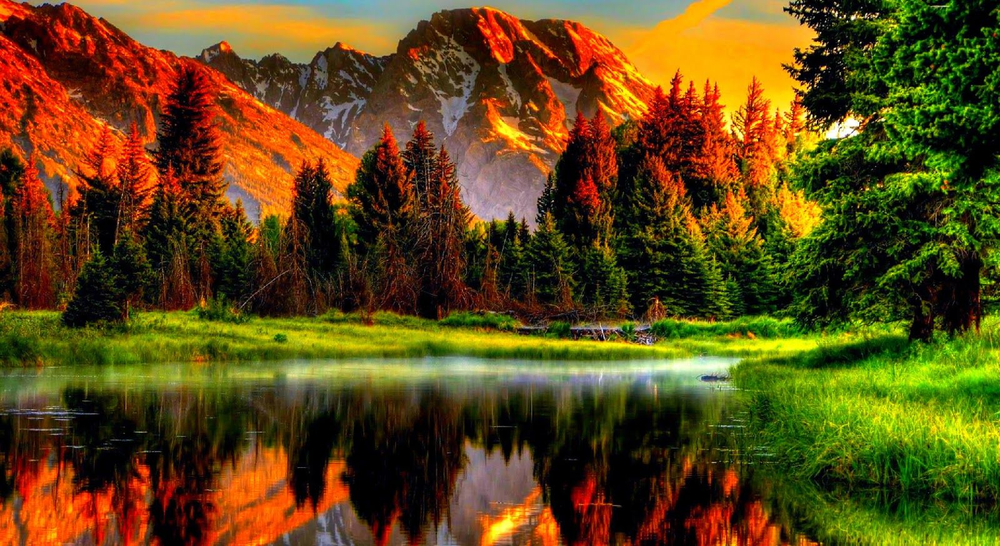
#> input picture Image exploration/scenery.png, 1000 x 546 px, shrunk from 1600 x 873 before the run
$ python Imagechannels.py
#> lines starting #> are read from the running program, lines starting #| are printed output that depends on the picture; long printed decimals are rounded
import numpy as np
from skimage.io import imread, imsave
import matplotlib.pyplot as plt
from skimage.util import img_as_ubyte
from skimage import color

# Load the image information into a numpy nd-array
image = imread('scenery.png')
#> image is the input picture: shape (546, 1000, 3); mean R, G, B 95.1, 72.5, 23.2

# Print the number of pixels in the given image
height, width, _ = image.shape
#> height = 546; width = 1000
num_pixels = height * width
#> num_pixels = 546000
print("Number of pixels:", num_pixels)
#| Number of pixels: 546000

# Separate the image into red, green, and blue channels
red_channel = image[:, :, 0]
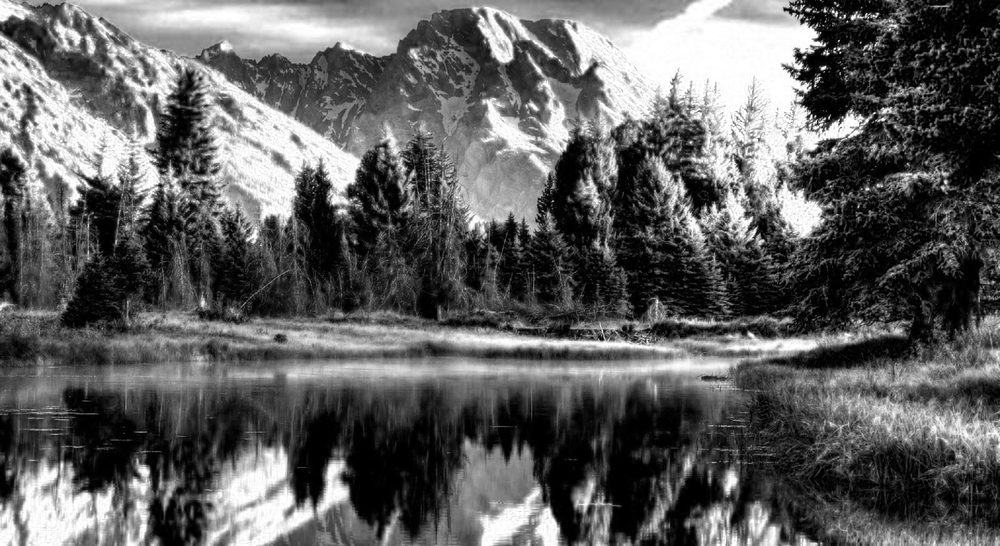
#> red_channel: shape (546, 1000); min 0, max 255, mean 95.1
green_channel = image[:, :, 1]
blue_channel = image[:, :, 2]

# Create a new image with only the red channel
red_image = np.zeros_like(image)
red_image[:, :, 0] = image[:, :, 0]
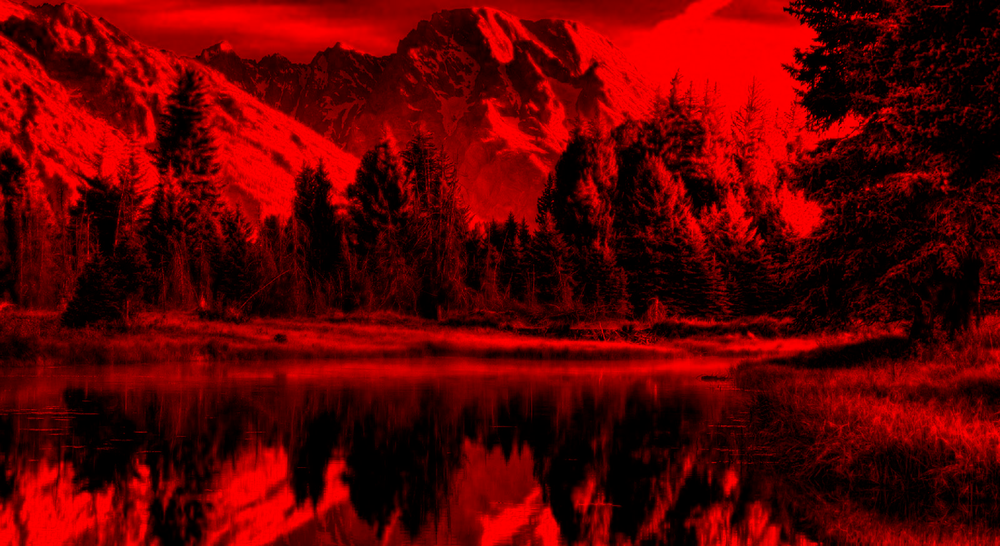
#> red_image: shape (546, 1000, 3); mean R, G, B 95.1, 0, 0

# Create a new image with only the green channel
green_image = np.zeros_like(image)
green_image[:, :, 1] = image[:, :, 1]
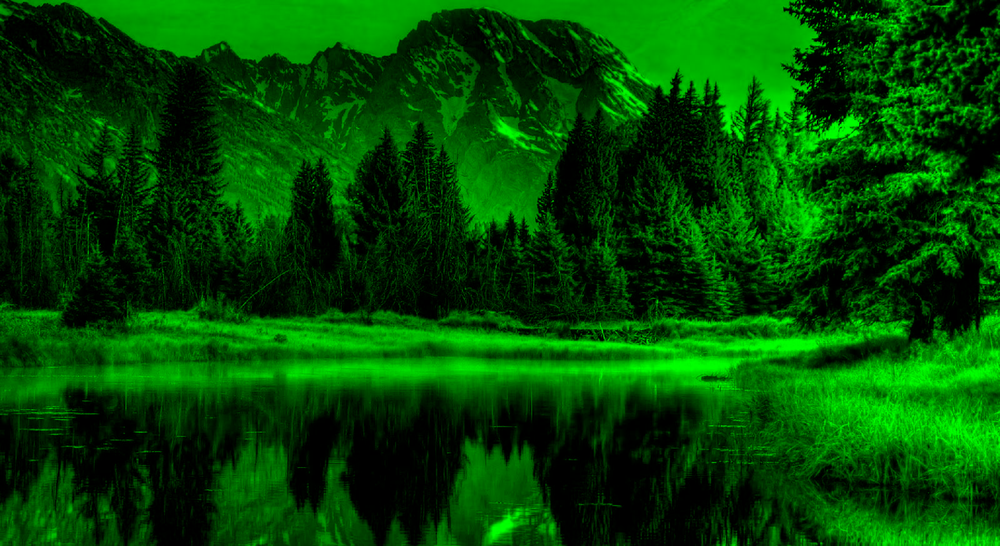
#> green_image: shape (546, 1000, 3); mean R, G, B 0, 72.5, 0

# Create a new image with only the blue channel
blue_image = np.zeros_like(image)
blue_image[:, :, 2] = image[:, :, 2]
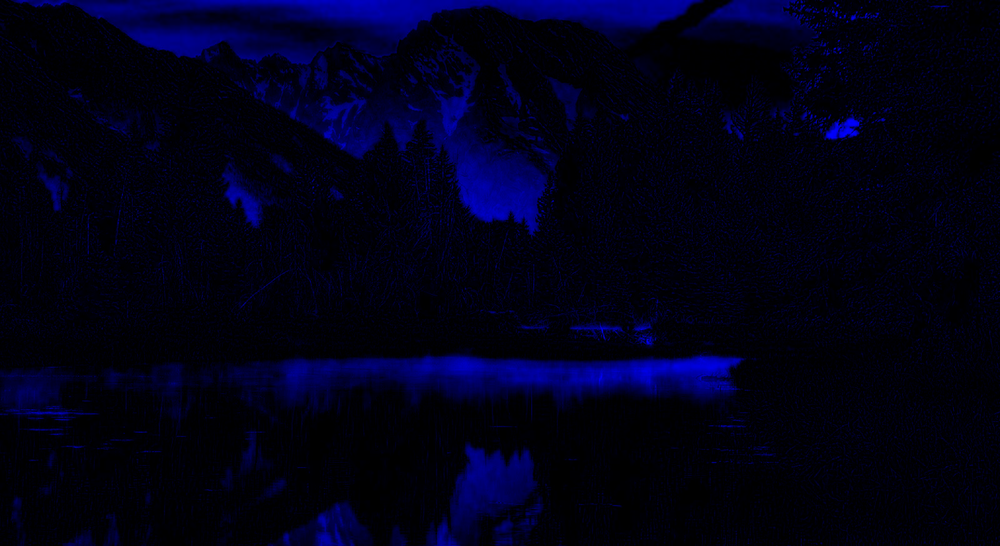
#> blue_image: shape (546, 1000, 3); mean R, G, B 0, 0, 23.2

# Display the red, green, and blue channel images and find the maximum intensity values and their indices in each channel
red_max_value = np.max(red_channel)
#> red_max_value = 255
red_max_index = np.unravel_index(np.argmax(red_channel), red_channel.shape)
#> red_max_index = (0, 710)

print("Red: Maximum intensity value =", red_max_value, "at index", red_max_index)
#| Red: Maximum intensity value = 255 at index (0, 710)

fig, axes = plt.subplots(1, 1, figsize=(4, 4))
axes.imshow(red_image)
axes.set_title('Red Channel')
axes.axis('off')
plt.tight_layout()
plt.show()

green_max_value = np.max(green_channel)
#> green_max_value = 255
green_max_index = np.unravel_index(np.argmax(green_channel), green_channel.shape)
#> green_max_index = (17, 840)

print("Green: Maximum intensity value =", green_max_value, "at index", green_max_index)
#| Green: Maximum intensity value = 255 at index (17, 840)

fig, axes = plt.subplots(1, 1, figsize=(4, 4))
axes.imshow(green_image)
axes.set_title('Green Channel')
axes.axis('off')
plt.tight_layout()
plt.show()

blue_max_value = np.max(blue_channel)
#> blue_max_value = 255
blue_max_index = np.unravel_index(np.argmax(blue_channel), blue_channel.shape)
#> blue_max_index = (17, 840)

print("Blue: Maximum intensity value =", blue_max_value, "at index", blue_max_index)
#| Blue: Maximum intensity value = 255 at index (17, 840)

fig, axes = plt.subplots(1, 1, figsize=(4, 4))
axes.imshow(blue_image)
axes.set_title('Blue Channel')
axes.axis('off')
plt.tight_layout()
plt.show()


# Convert the image to grayscale and calculate mean values
grayscale_image = color.rgb2gray(image)
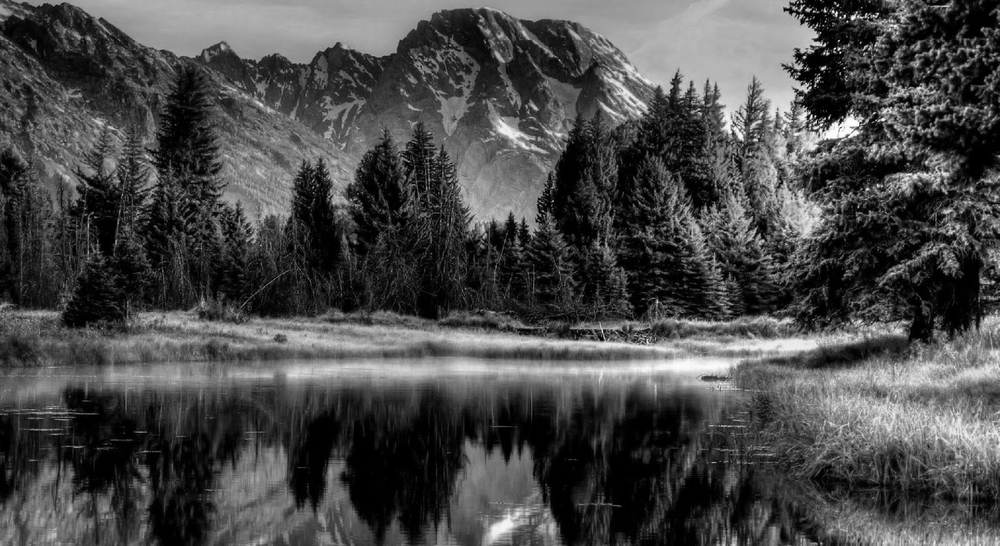
#> grayscale_image: shape (546, 1000) float64; min 0, max 1, mean 0.289
print("Mean of original image:", np.mean(image))
#| Mean of original image: 63.611
print("Mean of grayscale image:", np.mean(grayscale_image))
#| Mean of grayscale image: 0.2892

# Flip the image horizontally
flipped_horizontal = np.flip(image, axis=0)
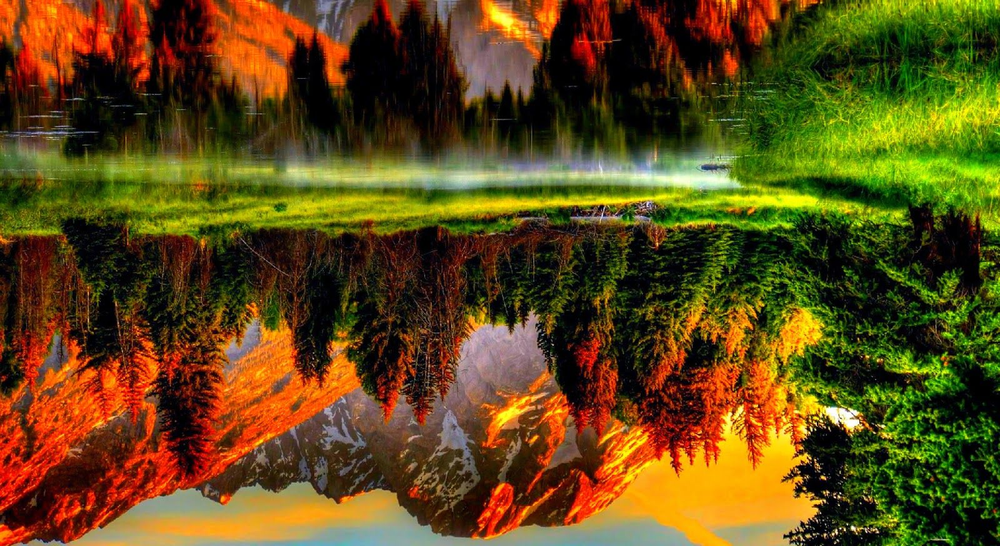
#> flipped_horizontal: shape (546, 1000, 3); mean R, G, B 95.1, 72.5, 23.2

# Flip the image vertically
flipped_vertical = np.flip(image, axis=1)
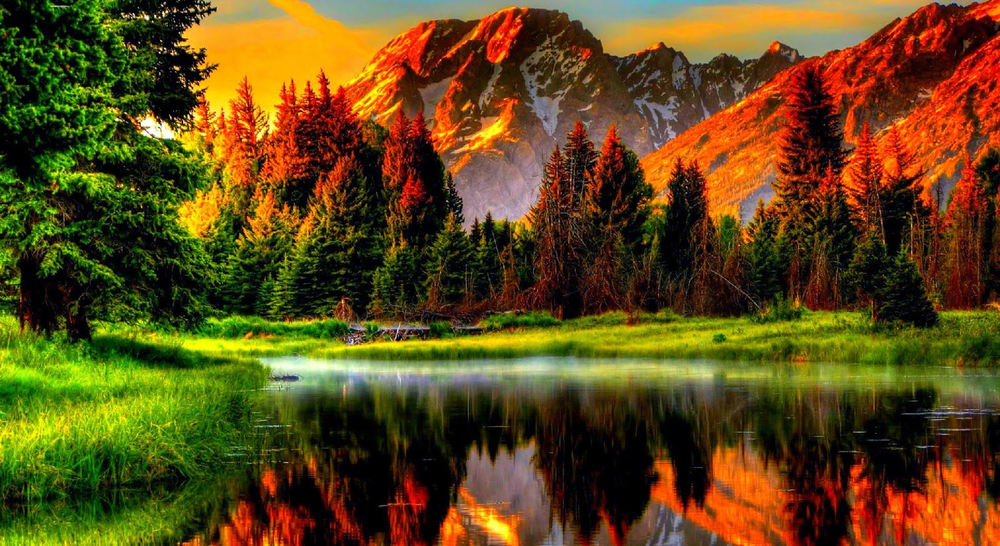
#> flipped_vertical: shape (546, 1000, 3); mean R, G, B 95.1, 72.5, 23.2

# Plot the Grayscale image
fig, axes = plt.subplots(1, 2, figsize=(10, 4))
axes[0].imshow(image)
axes[0].set_title("Original Image")
axes[1].imshow(grayscale_image, cmap='gray')
axes[1].set_title("Grayscale Image (Mean: {:.2f})".format(np.mean(grayscale_image)))

for ax in axes.flatten():
    ax.axis('off')

plt.tight_layout()
plt.show()

# Plot the horiznntally flipped image
fig, axes = plt.subplots(1, 2, figsize=(10, 4))
axes[0].imshow(image)
axes[0].set_title("Original Image")
axes[1].imshow(flipped_horizontal)
axes[1].set_title("Horizontally Flipped Image")

for ax in axes.flatten():
    ax.axis('off')

plt.tight_layout()
plt.show()

# Plot the vertically flipped image
fig, axes = plt.subplots(1, 2, figsize=(10, 4))
axes[0].imshow(image)
axes[0].set_title("Original Image")
axes[1].imshow(flipped_vertical)
axes[1].set_title("Vertically Flipped Image")

for ax in axes.flatten():
    ax.axis('off')

plt.tight_layout()
plt.show()

$ run again, with Image exploration/Greenchannel.png copied over Image exploration/scenery.png
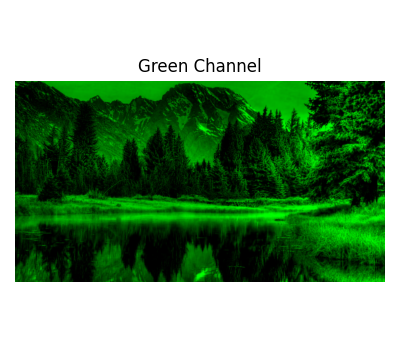
#> input picture Image exploration/Greenchannel.png, 400 x 363 px
#> image is the input picture: shape (363, 400, 4); mean R, G, B, A 123.6, 160.3, 123.6, 255
#| Number of pixels: 145200
#> `green_channel = image[:, :, 1]`:
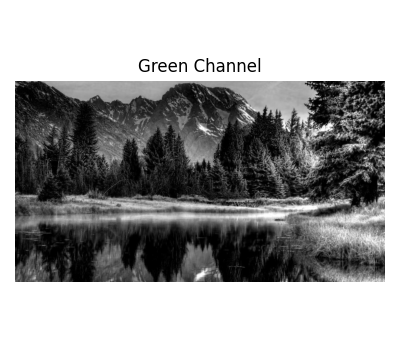
#> green_channel: shape (363, 400); min 0, max 255, mean 160.3
#> red_max_value = 255
#> red_max_index = (0, 0)
#| Red: Maximum intensity value = 255 at index (0, 0)
#> green_max_value = 255
#> green_max_index = (0, 0)
#| Green: Maximum intensity value = 255 at index (0, 0)
#> blue_max_value = 255
#> blue_max_index = (0, 0)
#| Blue: Maximum intensity value = 255 at index (0, 0)
#| Mean of original image: 165.636
#| Mean of grayscale image: 0.5877
#> `flipped_vertical = np.flip(image, axis=1)`:
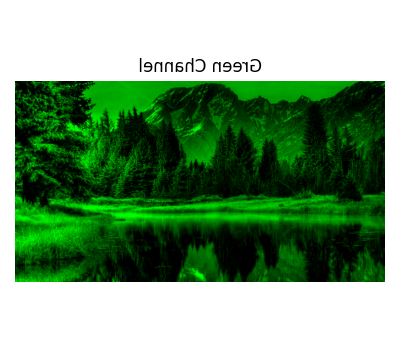
#> flipped_vertical: shape (363, 400, 4); mean R, G, B, A 123.6, 160.3, 123.6, 255

$ run again, with Image exploration/Horizontally flipped .png copied over Image exploration/scenery.png
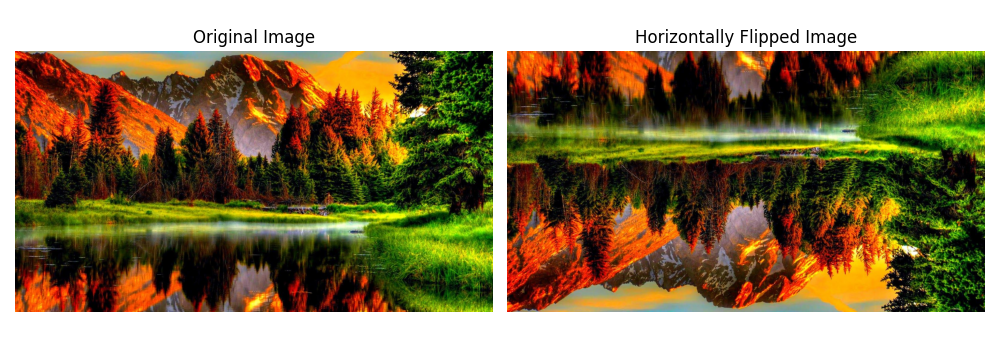
#> input picture Image exploration/Horizontally flipped .png, 1000 x 363 px
#> image is the input picture: shape (363, 1000, 4); mean R, G, B, A 143.9, 128.3, 94.3, 255
#| Number of pixels: 363000
#> `blue_channel = image[:, :, 2]`:
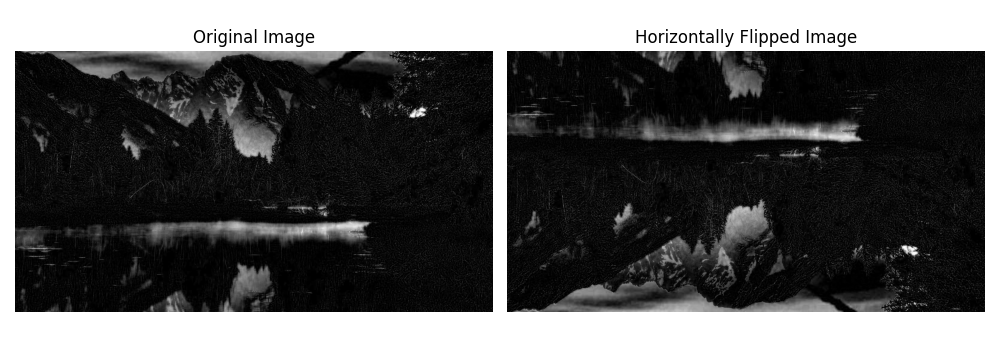
#> blue_channel: shape (363, 1000); min 0, max 255, mean 94.3
#> red_max_value = 255
#> red_max_index = (0, 0)
#| Red: Maximum intensity value = 255 at index (0, 0)
#> green_max_value = 255
#> green_max_index = (0, 0)
#| Green: Maximum intensity value = 255 at index (0, 0)
#> blue_max_value = 255
#> blue_max_index = (0, 0)
#| Blue: Maximum intensity value = 255 at index (0, 0)
#| Mean of original image: 155.350
#| Mean of grayscale image: 0.5064
#> `flipped_vertical = np.flip(image, axis=1)`:
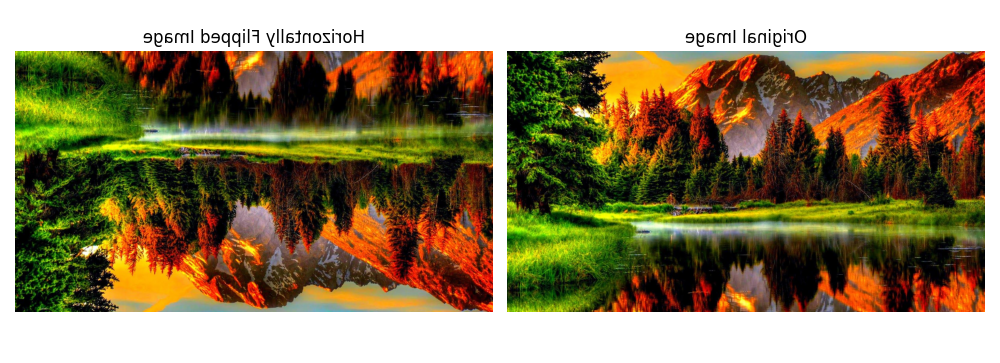
#> flipped_vertical: shape (363, 1000, 4); mean R, G, B, A 143.9, 128.3, 94.3, 255
